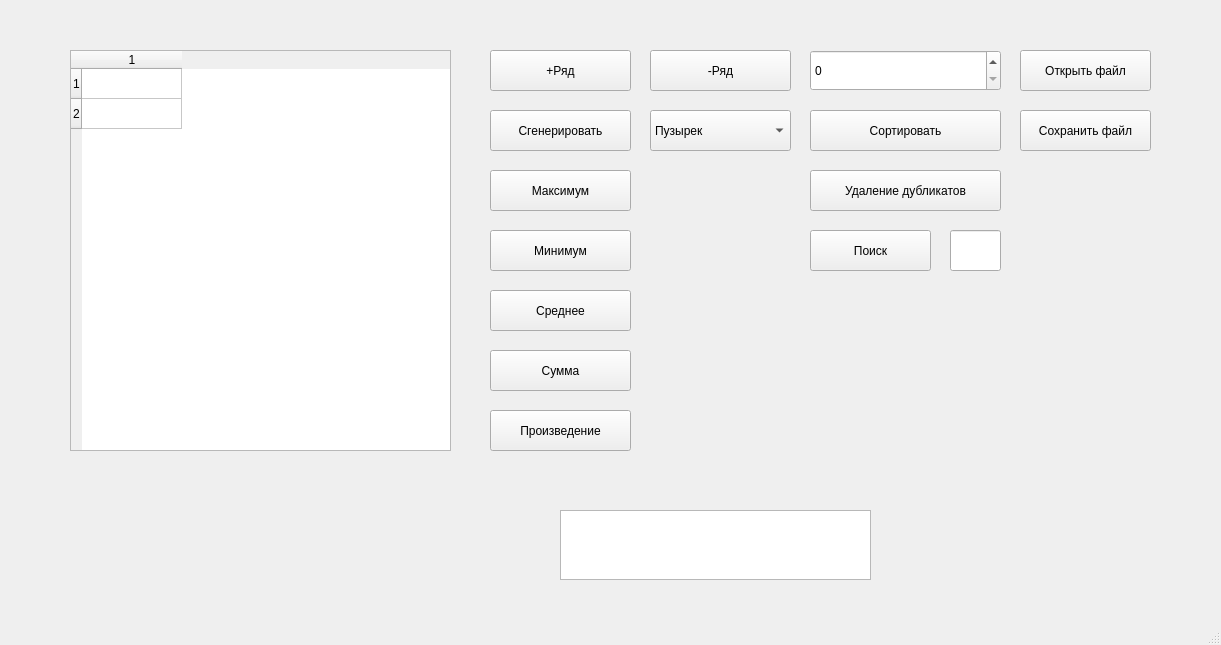
<?xml version="1.0" encoding="UTF-8"?>
<ui version="4.0">
 <class>MainWindow</class>
 <widget class="QMainWindow" name="MainWindow">
  <property name="geometry">
   <rect>
    <x>0</x>
    <y>0</y>
    <width>1221</width>
    <height>645</height>
   </rect>
  </property>
  <property name="windowTitle">
   <string>MainWindow</string>
  </property>
  <widget class="QWidget" name="centralwidget">
   <widget class="QTableWidget" name="table">
    <property name="geometry">
     <rect>
      <x>70</x>
      <y>50</y>
      <width>381</width>
      <height>401</height>
     </rect>
    </property>
    <property name="rowCount">
     <number>2</number>
    </property>
    <property name="columnCount">
     <number>1</number>
    </property>
    <row/>
    <row/>
    <column/>
   </widget>
   <widget class="QSpinBox" name="spinBox">
    <property name="geometry">
     <rect>
      <x>810</x>
      <y>50</y>
      <width>191</width>
      <height>41</height>
     </rect>
    </property>
    <property name="maximum">
     <number>1000000</number>
    </property>
   </widget>
   <widget class="QPushButton" name="plusRow">
    <property name="geometry">
     <rect>
      <x>490</x>
      <y>50</y>
      <width>141</width>
      <height>41</height>
     </rect>
    </property>
    <property name="text">
     <string>+Ряд</string>
    </property>
   </widget>
   <widget class="QPushButton" name="minusRow">
    <property name="geometry">
     <rect>
      <x>650</x>
      <y>50</y>
      <width>141</width>
      <height>41</height>
     </rect>
    </property>
    <property name="text">
     <string>-Ряд</string>
    </property>
   </widget>
   <widget class="QPushButton" name="random">
    <property name="geometry">
     <rect>
      <x>490</x>
      <y>110</y>
      <width>141</width>
      <height>41</height>
     </rect>
    </property>
    <property name="text">
     <string>Сгенерировать</string>
    </property>
   </widget>
   <widget class="QPushButton" name="max">
    <property name="geometry">
     <rect>
      <x>490</x>
      <y>170</y>
      <width>141</width>
      <height>41</height>
     </rect>
    </property>
    <property name="text">
     <string>Максимум</string>
    </property>
   </widget>
   <widget class="QPushButton" name="min">
    <property name="geometry">
     <rect>
      <x>490</x>
      <y>230</y>
      <width>141</width>
      <height>41</height>
     </rect>
    </property>
    <property name="text">
     <string>Минимум</string>
    </property>
   </widget>
   <widget class="QPushButton" name="sum">
    <property name="geometry">
     <rect>
      <x>490</x>
      <y>350</y>
      <width>141</width>
      <height>41</height>
     </rect>
    </property>
    <property name="text">
     <string>Сумма</string>
    </property>
   </widget>
   <widget class="QLabel" name="labelSum">
    <property name="geometry">
     <rect>
      <x>650</x>
      <y>350</y>
      <width>301</width>
      <height>41</height>
     </rect>
    </property>
    <property name="text">
     <string/>
    </property>
   </widget>
   <widget class="QLabel" name="labelMax">
    <property name="geometry">
     <rect>
      <x>650</x>
      <y>170</y>
      <width>141</width>
      <height>41</height>
     </rect>
    </property>
    <property name="text">
     <string/>
    </property>
   </widget>
   <widget class="QLabel" name="labelMin">
    <property name="geometry">
     <rect>
      <x>650</x>
      <y>230</y>
      <width>141</width>
      <height>41</height>
     </rect>
    </property>
    <property name="text">
     <string/>
    </property>
   </widget>
   <widget class="QLabel" name="labelAvg">
    <property name="geometry">
     <rect>
      <x>650</x>
      <y>290</y>
      <width>301</width>
      <height>41</height>
     </rect>
    </property>
    <property name="text">
     <string/>
    </property>
   </widget>
   <widget class="QPushButton" name="avg">
    <property name="geometry">
     <rect>
      <x>490</x>
      <y>290</y>
      <width>141</width>
      <height>41</height>
     </rect>
    </property>
    <property name="text">
     <string>Среднее</string>
    </property>
   </widget>
   <widget class="QPushButton" name="mul">
    <property name="geometry">
     <rect>
      <x>490</x>
      <y>410</y>
      <width>141</width>
      <height>41</height>
     </rect>
    </property>
    <property name="text">
     <string>Произведение</string>
    </property>
   </widget>
   <widget class="QLabel" name="labelMul">
    <property name="geometry">
     <rect>
      <x>650</x>
      <y>410</y>
      <width>301</width>
      <height>41</height>
     </rect>
    </property>
    <property name="text">
     <string/>
    </property>
   </widget>
   <widget class="QComboBox" name="comboboxSort">
    <property name="geometry">
     <rect>
      <x>650</x>
      <y>110</y>
      <width>141</width>
      <height>41</height>
     </rect>
    </property>
    <item>
     <property name="text">
      <string>Пузырек</string>
     </property>
    </item>
    <item>
     <property name="text">
      <string>Гномья</string>
     </property>
    </item>
    <item>
     <property name="text">
      <string>Быстрая</string>
     </property>
    </item>
    <item>
     <property name="text">
      <string>Расческа</string>
     </property>
    </item>
    <item>
     <property name="text">
      <string>Обезьянья</string>
     </property>
    </item>
   </widget>
   <widget class="QPushButton" name="sort">
    <property name="geometry">
     <rect>
      <x>810</x>
      <y>110</y>
      <width>191</width>
      <height>41</height>
     </rect>
    </property>
    <property name="text">
     <string>Сортировать</string>
    </property>
   </widget>
   <widget class="QLabel" name="labelOtl">
    <property name="geometry">
     <rect>
      <x>70</x>
      <y>480</y>
      <width>571</width>
      <height>41</height>
     </rect>
    </property>
    <property name="text">
     <string/>
    </property>
   </widget>
   <widget class="QPushButton" name="del">
    <property name="geometry">
     <rect>
      <x>810</x>
      <y>170</y>
      <width>191</width>
      <height>41</height>
     </rect>
    </property>
    <property name="text">
     <string>Удаление дубликатов</string>
    </property>
   </widget>
   <widget class="QPushButton" name="search">
    <property name="geometry">
     <rect>
      <x>810</x>
      <y>230</y>
      <width>121</width>
      <height>41</height>
     </rect>
    </property>
    <property name="text">
     <string>Поиск</string>
    </property>
   </widget>
   <widget class="QLineEdit" name="searchValue">
    <property name="geometry">
     <rect>
      <x>950</x>
      <y>230</y>
      <width>51</width>
      <height>41</height>
     </rect>
    </property>
   </widget>
   <widget class="QLabel" name="labelOtl_2">
    <property name="geometry">
     <rect>
      <x>70</x>
      <y>540</y>
      <width>571</width>
      <height>41</height>
     </rect>
    </property>
    <property name="text">
     <string/>
    </property>
   </widget>
   <widget class="QTextEdit" name="textEdit">
    <property name="geometry">
     <rect>
      <x>560</x>
      <y>510</y>
      <width>311</width>
      <height>70</height>
     </rect>
    </property>
    <property name="tabStopDistance">
     <double>200.000000000000000</double>
    </property>
   </widget>
   <widget class="QPushButton" name="fileOpen">
    <property name="geometry">
     <rect>
      <x>1020</x>
      <y>50</y>
      <width>131</width>
      <height>41</height>
     </rect>
    </property>
    <property name="text">
     <string>Открыть файл</string>
    </property>
   </widget>
   <widget class="QPushButton" name="fileSave">
    <property name="geometry">
     <rect>
      <x>1020</x>
      <y>110</y>
      <width>131</width>
      <height>41</height>
     </rect>
    </property>
    <property name="text">
     <string>Сохранить файл</string>
    </property>
   </widget>
  </widget>
  <widget class="QMenuBar" name="menubar">
   <property name="geometry">
    <rect>
     <x>0</x>
     <y>0</y>
     <width>1221</width>
     <height>21</height>
    </rect>
   </property>
  </widget>
  <widget class="QStatusBar" name="statusbar"/>
 </widget>
 <resources/>
 <connections/>
</ui>
